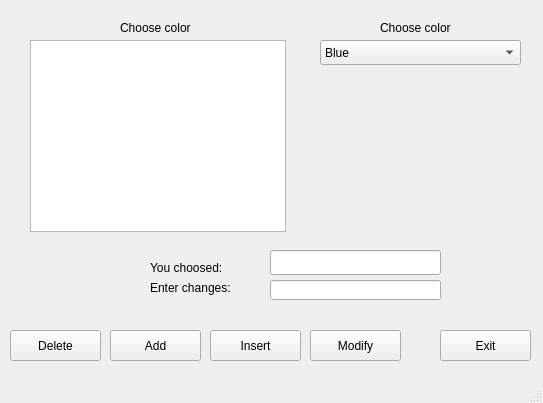
<?xml version="1.0" encoding="UTF-8"?>
<ui version="4.0">
 <class>MainWindow</class>
 <widget class="QMainWindow" name="MainWindow">
  <property name="geometry">
   <rect>
    <x>0</x>
    <y>0</y>
    <width>543</width>
    <height>403</height>
   </rect>
  </property>
  <property name="windowTitle">
   <string>MainWindow</string>
  </property>
  <widget class="QWidget" name="centralwidget">
   <widget class="QComboBox" name="comboBox">
    <property name="geometry">
     <rect>
      <x>320</x>
      <y>40</y>
      <width>201</width>
      <height>25</height>
     </rect>
    </property>
    <item>
     <property name="text">
      <string>Blue</string>
     </property>
    </item>
    <item>
     <property name="text">
      <string>Cyan</string>
     </property>
    </item>
    <item>
     <property name="text">
      <string>Green</string>
     </property>
    </item>
    <item>
     <property name="text">
      <string>Orange</string>
     </property>
    </item>
    <item>
     <property name="text">
      <string>Purple</string>
     </property>
    </item>
    <item>
     <property name="text">
      <string>Red</string>
     </property>
    </item>
   </widget>
   <widget class="QListWidget" name="listWidget">
    <property name="geometry">
     <rect>
      <x>30</x>
      <y>40</y>
      <width>256</width>
      <height>192</height>
     </rect>
    </property>
    <property name="editTriggers">
     <set>QAbstractItemView::NoEditTriggers</set>
    </property>
   </widget>
   <widget class="QLineEdit" name="temp">
    <property name="geometry">
     <rect>
      <x>270</x>
      <y>250</y>
      <width>171</width>
      <height>25</height>
     </rect>
    </property>
    <property name="echoMode">
     <enum>QLineEdit::Normal</enum>
    </property>
    <property name="readOnly">
     <bool>true</bool>
    </property>
   </widget>
   <widget class="QLineEdit" name="lineEdit">
    <property name="geometry">
     <rect>
      <x>270</x>
      <y>280</y>
      <width>171</width>
      <height>20</height>
     </rect>
    </property>
   </widget>
   <widget class="QLabel" name="label">
    <property name="geometry">
     <rect>
      <x>120</x>
      <y>20</y>
      <width>91</width>
      <height>16</height>
     </rect>
    </property>
    <property name="text">
     <string>Choose color </string>
    </property>
   </widget>
   <widget class="QLabel" name="label_2">
    <property name="geometry">
     <rect>
      <x>150</x>
      <y>260</y>
      <width>81</width>
      <height>16</height>
     </rect>
    </property>
    <property name="text">
     <string>You choosed:</string>
    </property>
   </widget>
   <widget class="QLabel" name="label_3">
    <property name="geometry">
     <rect>
      <x>380</x>
      <y>20</y>
      <width>91</width>
      <height>16</height>
     </rect>
    </property>
    <property name="text">
     <string>Choose color </string>
    </property>
   </widget>
   <widget class="QLabel" name="label_4">
    <property name="geometry">
     <rect>
      <x>150</x>
      <y>280</y>
      <width>81</width>
      <height>16</height>
     </rect>
    </property>
    <property name="text">
     <string>Enter changes:</string>
    </property>
   </widget>
   <widget class="QPushButton" name="pushButton">
    <property name="geometry">
     <rect>
      <x>10</x>
      <y>330</y>
      <width>91</width>
      <height>31</height>
     </rect>
    </property>
    <property name="text">
     <string>Delete</string>
    </property>
   </widget>
   <widget class="QPushButton" name="pushButton_2">
    <property name="geometry">
     <rect>
      <x>110</x>
      <y>330</y>
      <width>91</width>
      <height>31</height>
     </rect>
    </property>
    <property name="text">
     <string>Add</string>
    </property>
   </widget>
   <widget class="QPushButton" name="pushButton_3">
    <property name="geometry">
     <rect>
      <x>210</x>
      <y>330</y>
      <width>91</width>
      <height>31</height>
     </rect>
    </property>
    <property name="text">
     <string>Insert</string>
    </property>
   </widget>
   <widget class="QPushButton" name="pushButton_4">
    <property name="geometry">
     <rect>
      <x>310</x>
      <y>330</y>
      <width>91</width>
      <height>31</height>
     </rect>
    </property>
    <property name="text">
     <string>Modify</string>
    </property>
   </widget>
   <widget class="QPushButton" name="pushButton_5">
    <property name="geometry">
     <rect>
      <x>440</x>
      <y>330</y>
      <width>91</width>
      <height>31</height>
     </rect>
    </property>
    <property name="text">
     <string>Exit</string>
    </property>
   </widget>
  </widget>
  <widget class="QMenuBar" name="menubar">
   <property name="geometry">
    <rect>
     <x>0</x>
     <y>0</y>
     <width>543</width>
     <height>21</height>
    </rect>
   </property>
  </widget>
  <widget class="QStatusBar" name="statusbar"/>
 </widget>
 <resources/>
 <connections/>
</ui>
